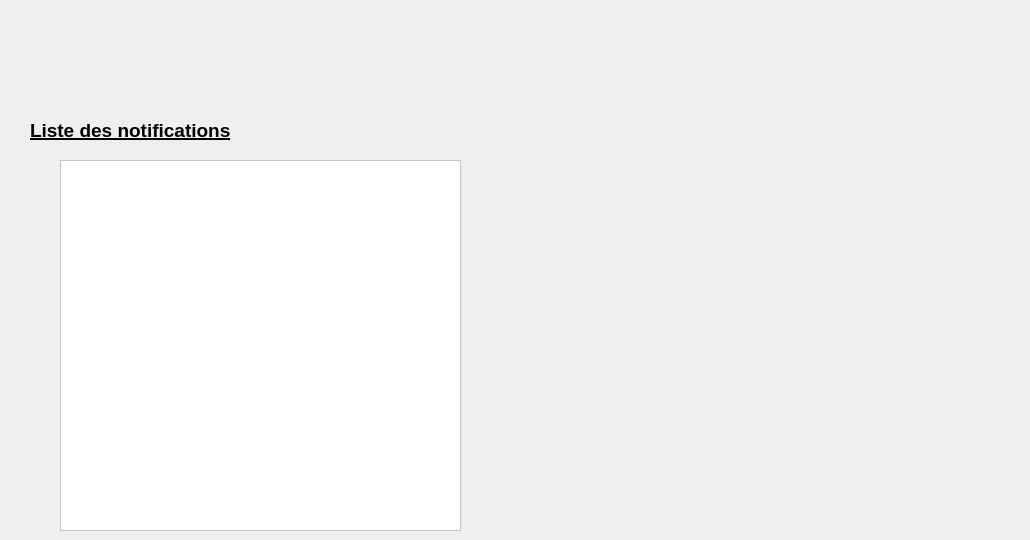
    <widget class="QWidget" name="page_5">
     <widget class="QListView" name="notificationslistView">
      <property name="geometry">
       <rect>
        <x>60</x>
        <y>160</y>
        <width>401</width>
        <height>371</height>
       </rect>
      </property>
      <property name="font">
       <font>
        <pointsize>10</pointsize>
       </font>
      </property>
      <property name="styleSheet">
       <string notr="true">background-color:rgb(255, 255, 255);color:rgb(0, 0, 0);</string>
      </property>
      <property name="midLineWidth">
       <number>1</number>
      </property>
      <property name="editTriggers">
       <set>QAbstractItemView::NoEditTriggers</set>
      </property>
     </widget>
     <widget class="QLabel" name="label_16">
      <property name="geometry">
       <rect>
        <x>30</x>
        <y>120</y>
        <width>211</width>
        <height>21</height>
       </rect>
      </property>
      <property name="font">
       <font>
        <pointsize>14</pointsize>
        <weight>75</weight>
        <bold>true</bold>
        <underline>true</underline>
       </font>
      </property>
      <property name="styleSheet">
       <string notr="true">color:rgb(0, 0, 0)</string>
      </property>
      <property name="text">
       <string>Liste des notifications</string>
      </property>
     </widget>
     <widget class="QLabel" name="label_27">
      <property name="geometry">
       <rect>
        <x>0</x>
        <y>0</y>
        <width>1021</width>
        <height>91</height>
       </rect>
      </property>
      <property name="styleSheet">
       <string notr="true">background-image: url(:/images/banniere1.png);</string>
      </property>
      <property name="text">
       <string/>
      </property>
     </widget>
    </widget>
